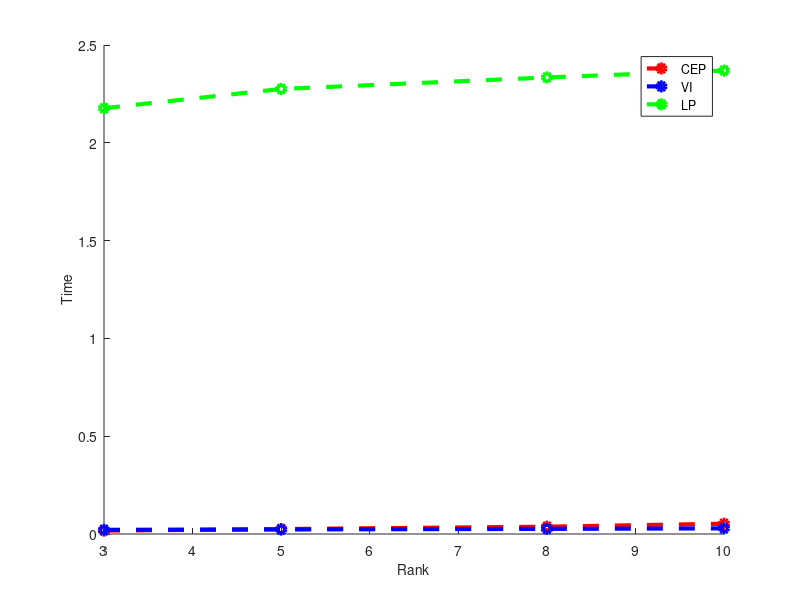

This chart was generated by the following MATLAB code:
clear;
close all;

% load data

load('lp-binary-5.mat');
load('cep-binary-500.mat');
load('vi-binary-500.mat');


rank_list = [3 5 8 10];

num_rank = 4;
num_fold = 5;
k = 1;
ceptime = zeros(num_rank,1);
lptime = zeros(num_rank, 1);
vitime = zeros(num_rank, 1);
for r = 1 : num_rank   
    for nfold = 1 : num_fold
        ceptime(r) = ceptime(r) + cep.time_stat{r,nfold}(end) / cep.iter(r, nfold);
        lptime(r) = lptime(r) + lp.time_stat{r, nfold}(end) / lp.iter(r, nfold);
        vitime(r) = vitime(r) + vi.time_stat{r, nfold}(end) / vi.iter(r, nfold);
    end  
end
ceptime = ceptime / num_fold;
lptime = lptime / num_fold;
vitime = vitime /num_fold;
hold on;
 plot(rank_list ,ceptime, 'redo--', 'LineWidth',3);
 plot(rank_list ,vitime, 'blueo--', 'LineWidth',3);
 plot(rank_list ,lptime, 'greeno--', 'LineWidth',3);

%  title(sprintf('rank: %d', rank_list(r), nfold));
% set(gca, 'YScale', 'log');
 set(gca, 'FontSize', 10);
%     ylim([0.1, 10^5]);
        xlim([3,10]);
 legend('CEP', 'VI', 'LP'); 
 xlabel('Rank', 'FontSize', 10);
 ylabel('Time', 'FontSize', 10);
hold off;